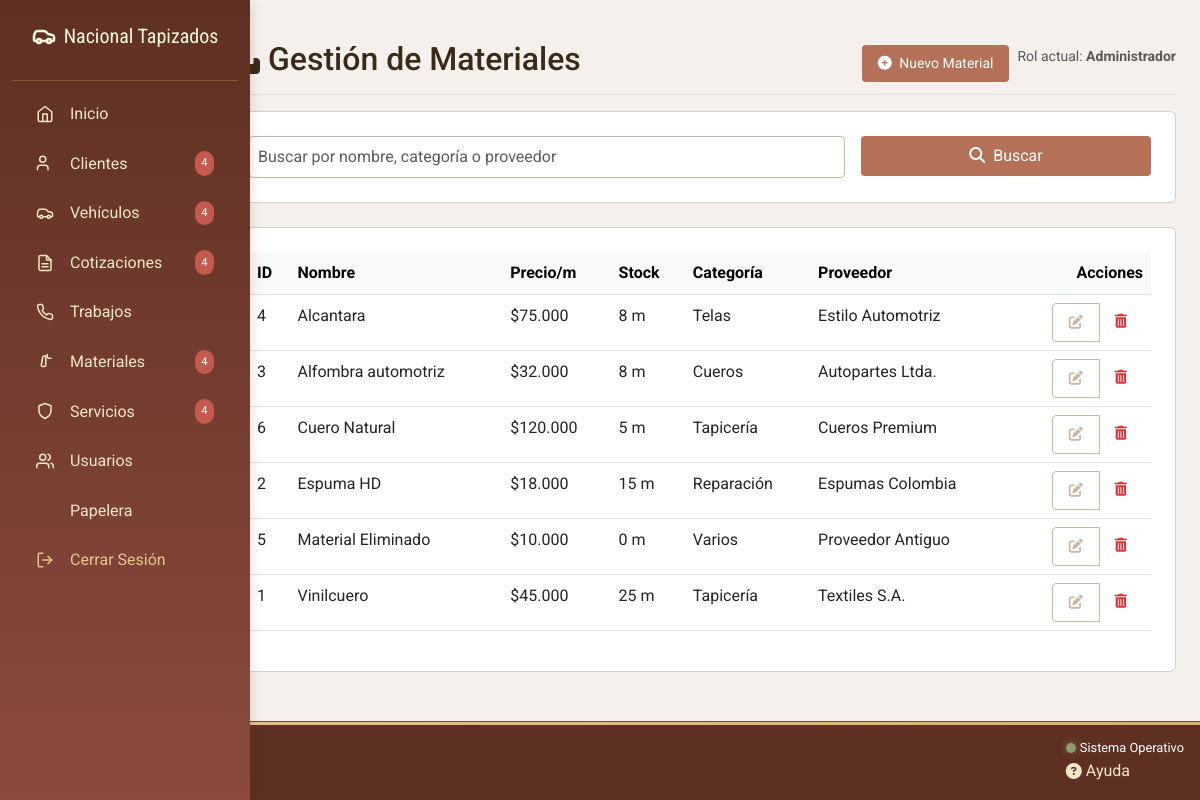
Page /admin/formularios/materiales/index.php (signed in) on the earlier database version.
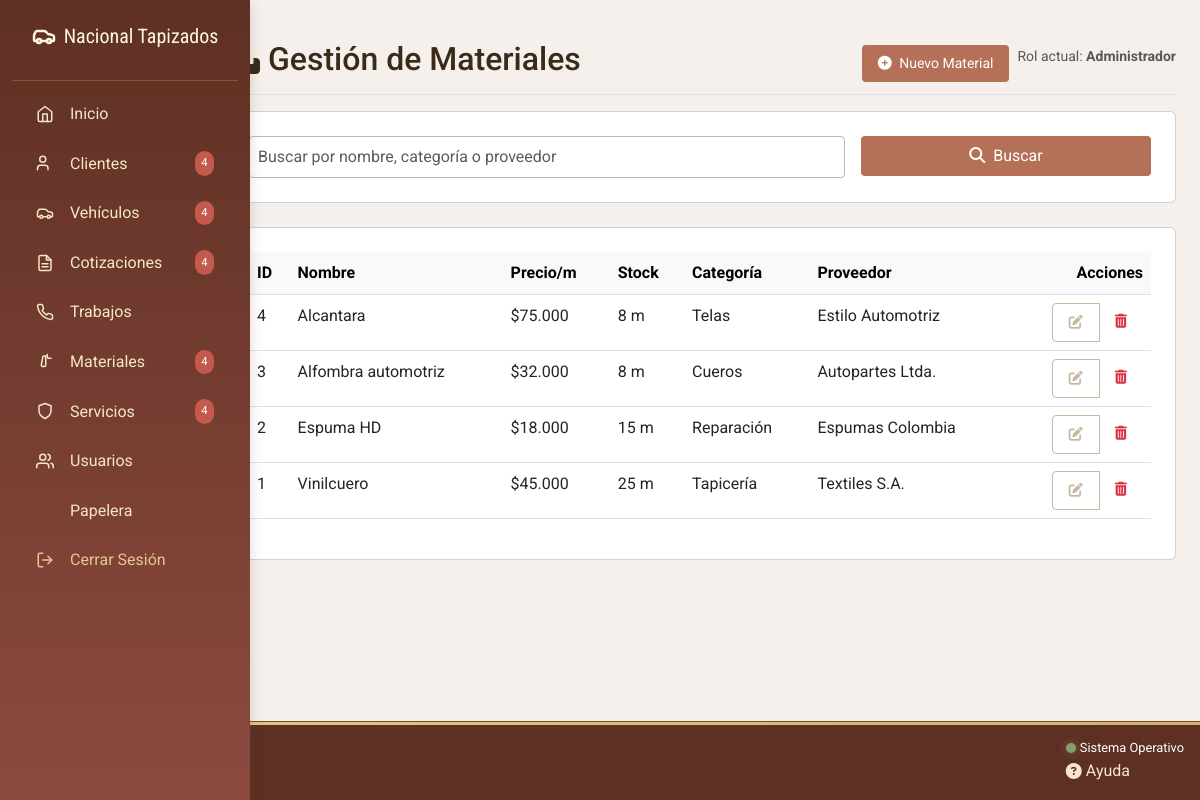
Same page on the later database version.
### tables this page shows
CREATE TABLE `materiales` (
  `id_material` int(11) NOT NULL,
  `nombre_material` varchar(70) NOT NULL,
  `descripcion_material` text NOT NULL,
  `precio_metro` decimal(10,2) NOT NULL,
  `stock_material` int(11) NOT NULL,
  `categoria_material` varchar(50) NOT NULL,
  `proveedor_material` varchar(100) NOT NULL,
  `fecha_actualizacion` timestamp NOT NULL DEFAULT current_timestamp() ON UPDATE current_timestamp(),
  `activo` tinyint(1) NOT NULL DEFAULT 1
);

### admin/formularios/materiales/index.php (the view, shortened to what this page needs)
<?php
require_once __DIR__ . '/../../../php/conexion.php';
$busqueda = $_GET['busqueda'] ?? '';
$pagina = max(1, intval($_GET['pagina'] ?? 1));
$porPagina = 10;
$sql = "SELECT * FROM materiales";
$params = [];
$where = '';
$offset = ($pagina - 1) * $porPagina;
$sql .= " $where ORDER BY nombre_material ASC LIMIT $offset, $porPagina";
$stmt = $conex->prepare($sql);
if (!empty($busqueda)) {
    $stmt->execute($params);
} else {
    $stmt->execute();
}
$materiales = $stmt->fetchAll();
require_once __DIR__ . '/../../includes/head.php';
?>
<body class="bg-light">
    <div class="container-fluid">
        <div class="row">
            <?php include __DIR__ . '/../../includes/sidebar.php'; ?>
            <main class="col-md-9 ms-sm-auto col-lg-10 px-md-4 py-4">
                <div class="d-flex justify-content-between flex-wrap flex-md-nowrap align-items-center pt-3 pb-2 mb-3 border-bottom">
                    <h1 class="h2">
                        <i class="fas fa-boxes me-2"></i>Gestión de Materiales
                    </h1>
                    <div class="btn-toolbar mb-2 mb-md-0">
                        <div class="btn-group me-2">
                            <a href="crear.php" class="btn btn-sm btn-primary">
                                <i class="fas fa-plus-circle me-1"></i> Nuevo Material
                            </a>
                        </div>
                        <div class="text-muted small">
                            Rol actual: <strong>Administrador</strong>
                        </div>
                    </div>
                </div>
                <div class="card mb-4">
                    <div class="card-body">
                        <form class="row g-3">
                            <div class="col-md-8">
                                <input type="text" class="form-control" name="busqueda" value="<?= htmlspecialchars($busqueda) ?>"
                                    placeholder="Buscar por nombre, categoría o proveedor">
                            </div>
                            <div class="col-md-4">
                                <button class="btn btn-primary w-100" type="submit">
                                    <i class="fas fa-search me-1"></i> Buscar
                                </button>
                            </div>
                        </form>
                    </div>
                </div>
                <div class="card">
                    <div class="card-body">
                        <div class="table-responsive">
                            <table class="table table-hover">
                                <thead class="table-light">
                                    <tr>
                                        <th>ID</th>
                                        <th>Nombre</th>
                                        <th>Precio/m</th>
                                        <th>Stock</th>
                                        <th>Categoría</th>
                                        <th>Proveedor</th>
                                        <th class="text-end">Acciones</th>
                                    </tr>
                                </thead>
                                <tbody>
                                    <?php if (count($materiales) > 0): ?>
                                        <?php foreach ($materiales as $material): ?>
                                            <tr>
                                                <td><?= $material['id_material'] ?></td>
                                                <td><?= htmlspecialchars($material['nombre_material']) ?></td>
                                                <td>$<?= number_format($material['precio_metro'], 0, ',', '.') ?></td>
                                                <td><?= $material['stock_material'] ?> m</td>
                                                <td><?= htmlspecialchars($material['categoria_material']) ?></td>
                                                <td><?= htmlspecialchars($material['proveedor_material']) ?></td>
                                                <td class="text-end">
                                                    <div class="btn-group" role="group">
                                                        <a href="editar.php?id=<?= $material['id_material'] ?>" class="btn btn-sm btn-outline-secondary">
                                                            <i class="fas fa-edit"></i>
                                                        </a>
                                                        <a href="index.php?eliminar=<?= $material['id_material'] ?>"
                                                            class="btn btn-sm btn-outline-danger"
                                                            onclick="return confirm('¿Eliminar este material?')">
                                                            <i class="fas fa-trash-alt"></i>
                                                        </a>
                                                    </div>
                                                </td>
                                            </tr>
                                        <?php endforeach; ?>
                                    <?php endif; ?>
                                </tbody>
                            </table>
                        </div>
                    </div>
                </div>
            </main>
        </div>
    </div>
    <?php require_once __DIR__ . '/../../includes/footer.php'; ?>
</body>
</html>

### admin/includes/head.php (shortened to what this page needs)
<!DOCTYPE html>
<html lang="es">
<head>
    <link href="https://cdn.jsdelivr.net/npm/bootstrap@5.3.0/dist/css/bootstrap.min.css" rel="stylesheet">
    <link rel="stylesheet" href="https://cdnjs.cloudflare.com/ajax/libs/font-awesome/6.4.0/css/all.min.css">
    <link rel="stylesheet" href="/--11proyecto/public/assets/css/variables.css">
    <link rel="stylesheet" href="/--11proyecto/public/assets/css/admin.css">
</head>
<body class="admin-body">

### admin/includes/sidebar.php (shortened to what this page needs)
<aside class="admin-sidebar">
    <div class="sidebar-header">
        <h4 class="sidebar-title">
            <button class="collapse-btn" title="Colapsar menú" style="background: none; border: none; padding: 0; cursor: pointer; color: #FFF8E1;">
                <span>Nacional Tapizados</span>
            </button>
        </h4>
    </div>
    <nav class="sidebar-nav">
        <ul class="nav flex-column">
            <li class="nav-item">
                <a class="nav-link" href="/--11proyecto/admin/dashboard.php">
                    <svg xmlns="http://www.w3.org/2000/svg" width="18" height="18" viewBox="0 0 24 24" fill="none" stroke="currentColor" stroke-width="2" stroke-linecap="round" stroke-linejoin="round" class="me-2">
                        <path d="m3 9 9-7 9 7v11a2 2 0 0 1-2 2H5a2 2 0 0 1-2-2z"></path>
                        <polyline points="9 22 9 12 15 12 15 22"></polyline>
                    </svg>
                    <span>Inicio</span>
                </a>
            </li>
            <li class="nav-item">
                <a class="nav-link" href="/--11proyecto/admin/formularios/clientes/index.php">
                    <svg xmlns="http://www.w3.org/2000/svg" width="18" height="18" viewBox="0 0 24 24" fill="none" stroke="currentColor" stroke-width="2" stroke-linecap="round" stroke-linejoin="round" class="me-2">
                        <path d="M16 21v-2a4 4 0 0 0-4-4H6a4 4 0 0 0-4 4v2"></path>
                        <circle cx="9" cy="7" r="4"></circle>
                    </svg>
                    <span>Clientes</span>
                    <span class="badge-notification">4</span>
                </a>
            </li>
            <li class="nav-item">
                <a class="nav-link" href="/--11proyecto/admin/formularios/vehiculos/index.php">
                    <span>Vehículos</span>
                    <span class="badge-notification">4</span>
                </a>
            </li>
            <li class="nav-item">
                <a class="nav-link" href="/--11proyecto/admin/formularios/cotizaciones/index.php">
                    <span>Cotizaciones</span>
                    <span class="badge-notification">4</span>
                </a>
            </li>
            <li class="nav-item">
                <a class="nav-link" href="/--11proyecto/admin/formularios/trabajos/index.php">
                    <span>Trabajos</span>
                </a>
            </li>
            <li class="nav-item">
                <a class="nav-link" href="/--11proyecto/admin/formularios/materiales/index.php">
                    <svg xmlns="http://www.w3.org/2000/svg" width="18" height="18" viewBox="0 0 24 24" fill="none" stroke="currentColor" stroke-width="2" stroke-linecap="round" stroke-linejoin="round" class="me-2">
                        <path d="M20 7h-3a2 2 0 0 1-2-2V2"></path>
                        <path d="M9 6a2 2 0 0 1 2-2h2v12a2 2 0 0 1-2 2H9a2 2 0 0 1-2-2z"></path>
                    </svg>
                    <span>Materiales</span>
                    <span class="badge-notification">4</span>
                </a>
            </li>
            <li class="nav-item">
                <a class="nav-link" href="/--11proyecto/admin/formularios/servicios/index.php">
                    <svg xmlns="http://www.w3.org/2000/svg" width="18" height="18" viewBox="0 0 24 24" fill="none" stroke="currentColor" stroke-width="2" stroke-linecap="round" stroke-linejoin="round" class="me-2">
                        <path d="M12 22s8-4 8-10V5l-8-3-8 3v7c0 6 8 10 8 10z"></path>
                    </svg>
                    <span>Servicios</span>
                    <span class="badge-notification">4</span>
                </a>
            </li>
            <li class="nav-item">
                <a class="nav-link" href="/--11proyecto/admin/formularios/usuarios/index.php">
                    <span>Usuarios</span>
                </a>
            </li>
                        <li class="nav-item">
                <a class="nav-link" href="/--11proyecto/admin/formularios/papelera/papelera.php">
                    <span>Papelera</span>
                </a>
            </li>
            <li class="nav-item mt-auto">
                <a class="nav-link logout-link" href="/--11proyecto/php/logout.php">
                    <span>Cerrar Sesión</span>
                </a>
            </li>
        </ul>
    </nav>
</aside>

### admin/includes/footer.php
<footer class="admin-footer">
    <div class="footer-container">
        <div class="footer-left">
            <span class="footer-version">v1.0.0</span>
            <span class="footer-copyright">© <?= date('Y') ?> Nacional Tapizados</span>
        </div>
        <div class="footer-right">
            <div class="system-status">
                <span class="status-indicator online"></span>
                <span>Sistema Operativo</span>
            </div>
            <nav class="footer-links">
                <a href="/--11proyecto/admin/ayuda/ayuda.php" class="footer-link" >
                    <i class="fas fa-question-circle"></i>
                    <span>Ayuda</span>
                </a>
            </nav>
        </div>
    </div>
</footer>

### public/assets/css/variables.css (style rules this page uses)
:root { --primary-dark: #5E3023; --secondary-dark: #8C4A3F; --accent-color: #B57157; --accent-light: #D4A373; --neutral-dark: #C7B8A1; --neutral-medium: #E0D5CE; --neutral-light: #F5F0EB; --text-light: #FFFFFF; --text-dark: #3A2A1A; --gold-cream: #F5E6C8; --gold-pastel: #E6C88C; --gold-dark: #D4B170; --gold-accent: #D4A017; --gradient-leather: linear-gradient(135deg, var(--secondary-dark), var(--accent-color)); --gradient-light: linear-gradient(135deg, var(--neutral-medium), var(--neutral-light)); --gradient-gold: linear-gradient(135deg, var(--gold-pastel), var(--gold-dark)); --shadow-sm: 0 2px 6px rgba(94, 48, 35, 0.15); --shadow-md: 0 4px 12px rgba(94, 48, 35, 0.2); --shadow-lg: 0 8px 24px rgba(94, 48, 35, 0.25); --border-stitched: 2px solid var(--accent-color); --border-soft: 1px solid var(--neutral-dark); --border-gold: 1px solid var(--gold-pastel); --space-xs: 0.25rem; --space-sm: 0.5rem; --space-md: 1rem; --space-lg: 1.5rem; --space-xl: 2rem; --space-xxl: 3rem; --transition-fast: 0.2s ease; --transition-normal: 0.3s ease; --transition-slow: 0.5s ease; --sidebar-width: 280px; --header-height: 70px; --z-sidebar: 1000; --z-header: 1100; --z-modal: 1200; --success-color: #8A9B6E; --error-color: #C45A4D; --warning-color: #E6C88C; }

Differences in the rows shown:
removed materiales: id_material "6", nombre_material "Cuero Natural", precio_metro "120.000", stock_material "5", categoria_material "Tapicería", proveedor_material "Cueros Premium"
removed materiales: id_material "5", nombre_material "Material Eliminado", precio_metro "10.000", stock_material "0", categoria_material "Varios", proveedor_material "Proveedor Antiguo"
